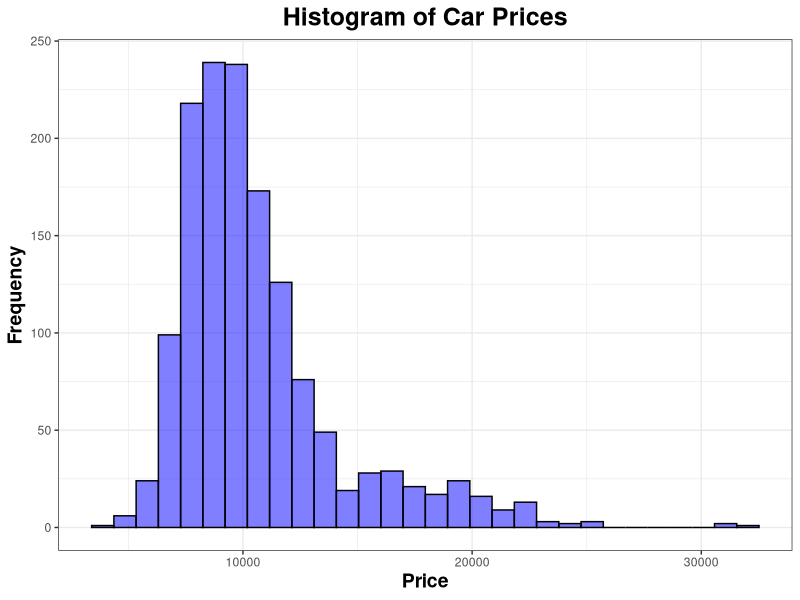

Generate this figure with R:
library(ggplot2)

car_data <- read.csv("data/car_data.csv")

plot <- ggplot(car_data, aes(x = Price)) +
  geom_histogram(
    position = "identity",
    alpha = 0.5,
    bins = 30,
    fill = "blue",
    color = "black"
  ) +
  labs(
    title = "Histogram of Car Prices",
    x = "Price",
    y = "Frequency"
  ) +
  theme_bw() +
  theme(
    plot.title = element_text(hjust = 0.5, face = "bold", size = 18),
    axis.title.x = element_text(face = "bold", size = 14),
    axis.title.y = element_text(face = "bold", size = 14),
    strip.background = element_blank(),
    strip.text = element_text(size = 14, face = "bold")
  )

ggsave(
  filename = "figures/histogram_of_prices.png",
  plot = plot,
  width = 10,
  height = 6
)
